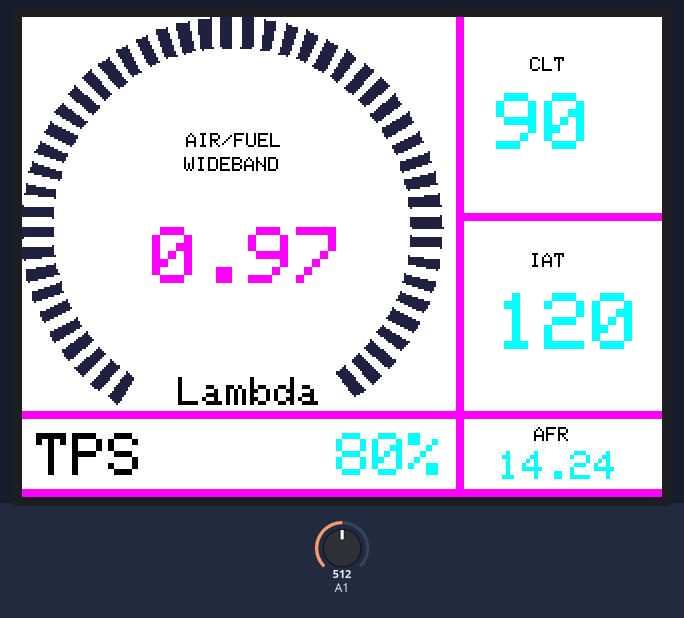
Simulated run of this sketch. Board: Arduino Uno, built with avr-gcc and run on an emulated ATmega328P. On the bench: 320×240 colour display. The test bench sets the inputs (shaded band); at power-on: A1 = 512. What the sketch prints to the serial monitor is not drawn.

Above: at 1.4 s.
1.5 s: A1 set to 490
At 3.3 s:
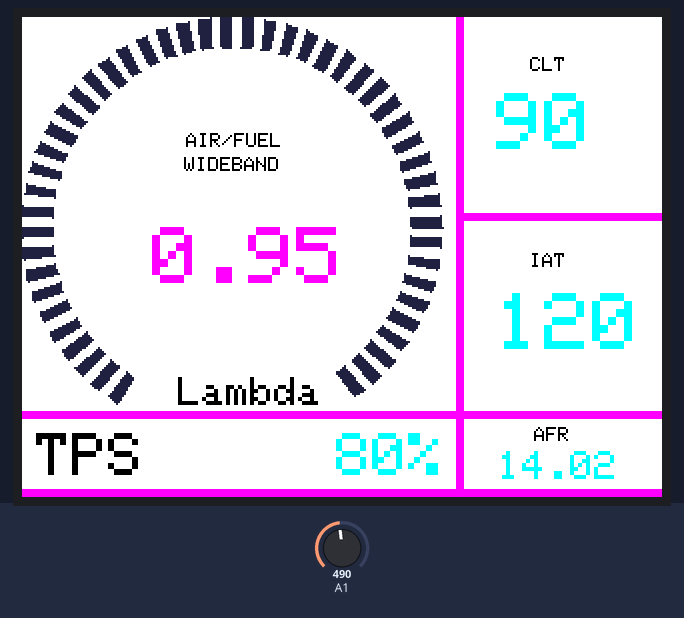
5.0 s: A1 set to 510
At 5.9 s:
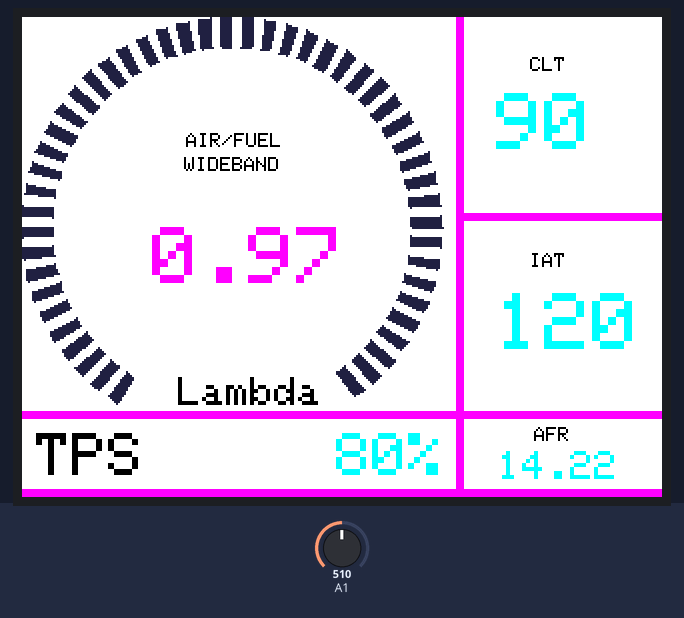
8.5 s: A1 set to 306
At 9.8 s:
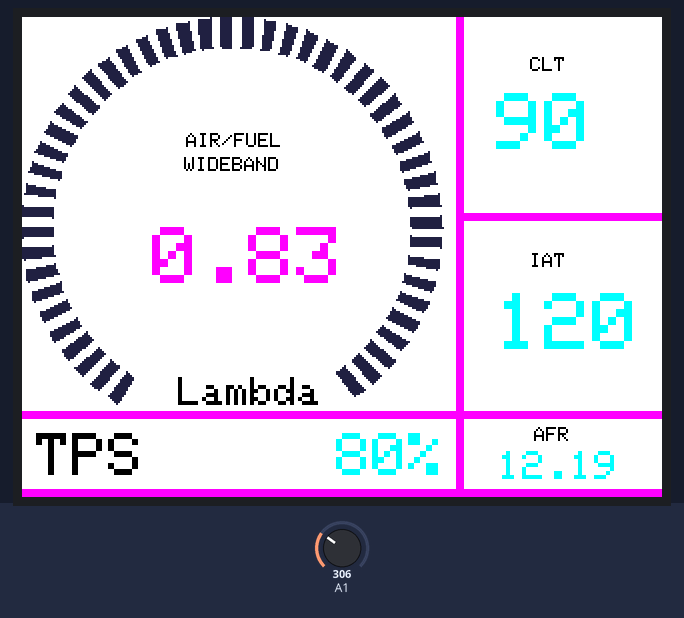
Timing chart, 0 to 11.5 s (numbered marks = the images above; inputs shaded):
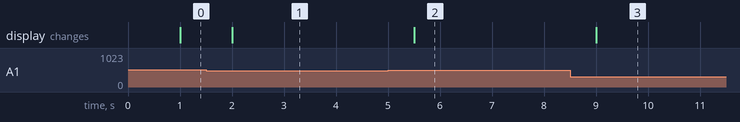

Measured:
- after the input at 1.5 s, the display: changes after 0.50 s (image 1)
- after the input at 5.0 s, the display: changes after 0.50 s (image 2)
- after the input at 8.5 s, the display: changes after 0.51 s (image 3)

The sketch:

FE4XYRTIT58ZZL6.ino
```cpp
 #include <SPFD5408_Adafruit_GFX.h>    // Core graphics Adafruit library
#include <SPFD5408_Adafruit_TFTLCD.h> // Hardware-specific library
#include <SPFD5408_TouchScreen.h>     // Touchscreen library

// *** Define Touchscreen Pin
#define YP A3
#define XM A2
#define YM 9
#define XP 8
// *** Define Value of Touchscreen input
#define TS_MINX 150
#define TS_MINY 120
#define TS_MAXX 920
#define TS_MAXY 940

TouchScreen ts = TouchScreen(XP, YP, XM, YM, 300);

// *** Define Pin of LCD used
#define LCD_CS A3
#define LCD_CD A2
#define LCD_WR A1
#define LCD_RD A0
#define LCD_RESET A4

// *** Define Name of Color
#define WHITE   0x0000
#define YELLOW  0x001F
#define CYAN    0xF800
#define MAGENTA 0x07E0
#define RED     0x07FF
#define GREEN   0xF81F
#define BLUE    0xFFE0
#define BLACK   0xFFFF
#define GREY    0x2108

Adafruit_TFTLCD tft(LCD_CS, LCD_CD, LCD_WR, LCD_RD, LCD_RESET);

#define SENSIBILITY 300
#define MINPRESSURE 10
#define MAXPRESSURE 1000

// Meter colour schemes
#define RED2RED 0
#define GREEN2GREEN 1
#define BLUE2BLUE 2
#define BLUE2RED 3
#define GREEN2RED 4
#define RED2GREEN 5

uint32_t runTime = -99999;       // time for next update
float reading = 0; // Value to be displayed
int d = 0; // Variable used for the sinewave test waveform
boolean alert = 0;
int8_t ramp = 1;
int tesmod =0;

void setup() {
  Serial.begin(9600);
  Serial.println("MSUltra DashBoard");

tft.reset(); //Reset LCD to begin

tft.begin(0x9341); //SDFP5408 Chipset ID on Library

tft.setRotation(1); // Set Rotation at 0 degress (default)
tft.fillScreen(BLACK); //Set Background Color with BLACK
    tft.setCursor (7,208);
    tft.setTextSize (3);
    tft.setTextColor (WHITE,BLACK);
    tft.print ("TPS");
    tft.setCursor (75,70);
    tft.setTextSize (1);
    tft.setTextColor (WHITE,BLACK);
    tft.print (" WIDEBAND");
    tft.setCursor (70,58);
    tft.setTextSize (1);
    tft.setTextColor (WHITE,BLACK);
    tft.print ("  AIR/FUEL");

    tft.setCursor (242,20);
    tft.setTextSize (1);
    tft.setTextColor (WHITE,BLACK);
    tft.print ("  CLT");

    tft.setCursor (242,118);//heat index fahrenheit
    tft.setTextSize (1);
    tft.setTextColor (WHITE,BLACK);
    tft.print ("  IAT");

    tft.setCursor (238,205);//heat index fahrenheit
    tft.setTextSize (1);
    tft.setTextColor (WHITE,BLACK);
    tft.print ("   AFR");

    tft.setCursor (265,220);//Small celcius text
    tft.setTextSize (1);
    tft.setTextColor (WHITE,BLACK);
    //tft.print ("    V");

//Design Interface (lines)
    tft.fillRect(0,197,320,4,GREEN);
    tft.fillRect(0,236,320,4,GREEN);
    tft.fillRect(217,0,4,240,GREEN);
    tft.fillRect(217,98,320,4,GREEN);

}

void loop() {
  TSPoint p = ts.getPoint();
  pinMode(XM, OUTPUT);
  digitalWrite(XM, LOW);
  pinMode(YP, OUTPUT);
  digitalWrite(YP, HIGH);
  pinMode(YM, OUTPUT);
  digitalWrite(YM, LOW);
  pinMode(XP, OUTPUT);
  digitalWrite(XP, HIGH);

  if (p.z > MINPRESSURE && p.z < MAXPRESSURE) {
    p.x = tft.width() - (map(p.x, TS_MINX, TS_MAXX, tft.width(), 0));
    p.y = tft.height() - (map(p.y, TS_MINY, TS_MAXY, tft.height(), 0));
    if (p.y > 200)
    {
      Serial.print("py: ");
      Serial.print(p.y);
      Serial.print(" px: ");
      Serial.print(p.x);
    }
  }

  float h = 80;
  float f = 90;
  // Compute heat index in Fahrenheit (the default)
  float hif = 120;
  // Compute heat index in Celsius (isFahreheit = false)
  float volt = analogRead(A1)*0.0048;
  float t = (0.1413*volt) + 0.6217;
  float hic = (0.1413*volt + 0.6217)*14.7;

if (millis() - runTime >= 500) { // Execute every 500ms
    runTime = millis();
    if(tesmod==0){reading= 5; }
    if(tesmod==1){reading = t;}

    int xpos = 0, ypos = 5, gap = 4, radius = 52;
    // Draw a large meter
    xpos = 320/2 - 160, ypos = 0, gap = 100, radius = 105;
    ringMeter(reading,0.5, 1.5, xpos,ypos,radius," Lambda",GREEN2RED); // Draw analogue meter

  if(h>0){  //TPS %
    tft.setCursor (157,208);
    tft.setTextSize (3);
    tft.setTextColor (RED,BLACK);
    tft.print (h,0); tft.print ('%');
    tesmod=1;
  }
  if(f>0){  //IAT
    tft.setCursor (237,38);
    tft.setTextSize (4);
    tft.setTextColor (RED,BLACK);
    tft.print (f,0);
    tesmod=1;
  }
  if(hif>0){  //CLT
    tft.setCursor (237,138);
    tft.setTextSize (4);
    tft.setTextColor (RED,BLACK);
    tft.print (hif,0);
    tesmod=1;
  }
  if(hic>0){  //AFR
    tft.setCursor (238,217);
    tft.setTextSize (2);
    tft.setTextColor (RED,BLACK);
    tft.print (hic);
    tesmod=1;
  }
  }
}


// #########################################################################
//  Draw the meter on the screen, returns x coord of righthand side
// #########################################################################
int ringMeter(float value, float vmin, float vmax, int x, int y, int r, char *units, byte scheme)
{
  // Minimum value of r is about 52 before value text intrudes on ring
  // drawing the text first is an option

  x += r; y += r;   // Calculate coords of centre of ring
  int w = r / 7;    // Width of outer ring is 1/4 of radius
  int angle = 150;  // Half the sweep angle of meter (300 degrees)
  int v = map(value, vmin, vmax, -angle, angle); // Map the value to an angle v
  byte seg = 3; // Segments are 3 degrees wide = 100 segments for 300 degrees
  byte inc = 6; // Draw segments every 3 degrees, increase to 6 for segmented ring
  // Variable to save "value" text colour from scheme and set default
  int colour = GREEN;

  // Draw colour blocks every inc degrees
  for (int i = -angle+inc/2; i < angle-inc/2; i += inc) {
    // Calculate pair of coordinates for segment start
    float sx = cos((i - 90) * 0.0174532925);
    float sy = sin((i - 90) * 0.0174532925);
    uint16_t x0 = sx * (r - w) + x;
    uint16_t y0 = sy * (r - w) + y;
    uint16_t x1 = sx * r + x;
    uint16_t y1 = sy * r + y;

    // Calculate pair of coordinates for segment end
    float sx2 = cos((i + seg - 90) * 0.0174532925);
    float sy2 = sin((i + seg - 90) * 0.0174532925);
    int x2 = sx2 * (r - w) + x;
    int y2 = sy2 * (r - w) + y;
    int x3 = sx2 * r + x;
    int y3 = sy2 * r + y;

    if (i < v) { // Fill in coloured segments with 2 triangles
      switch (scheme) {
        case 0: colour = GREEN; break; // Fixed colour
        case 1: colour = BLUE; break; // Fixed colour
        case 2: colour = RED; break; // Fixed colour
        case 3: colour = rainbow(map(i, -angle, angle, 8, 20)); break; // Full spectrum blue to red
        case 4: colour = rainbow(map(i, -angle, angle, 14, 20)); break; // Green to red (high temperature etc)
        case 5: colour = rainbow(map(i, -angle, angle, 20, 10)); break; // Red to green (low battery etc)
        default: colour = RED; break; // Fixed colour
      }
      tft.fillTriangle(x0, y0, x1, y1, x2, y2, colour);
      tft.fillTriangle(x1, y1, x2, y2, x3, y3, colour);
      //text_colour = colour; // Save the last colour drawn
    }
    else // Fill in blank segments
    {
      tft.fillTriangle(x0, y0, x1, y1, x2, y2, GREY);
      tft.fillTriangle(x1, y1, x2, y2, x3, y3, GREY);
    }
  }
  // Convert value to a string
  char buf[10];
  byte len = 2; if (value > 999) len = 4;
  dtostrf(value, len, 0, buf);
  buf[len] = ' '; buf[len] = 0; // Add blanking space and terminator, helps to centre text too!
  // Set the text colour to default
  tft.setTextSize(1);

  if(value>9){
  tft.setTextColor(colour,BLACK);
  tft.setCursor(x-40,y);tft.setTextSize(4);
  tft.print(value,2);}
  if(value<10){
  tft.setTextColor(colour,BLACK);
  tft.setCursor(x-40,y);tft.setTextSize(4);
  tft.print(value,2);}

  tft.setTextColor(WHITE,BLACK);

  tft.setCursor(x-39,y+75);tft.setTextSize(2);
  tft.print(units); // Units display

  // Calculate and return right hand side x coordinate
  return x + r;
}

// #########################################################################
// Return a 16 bit rainbow colour
// #########################################################################
unsigned int rainbow(byte value)
{
  // Value is expected to be in range 0-127
  // The value is converted to a spectrum colour from 0 = blue through to 127 = red

  byte red = 0; // Red is the top 5 bits of a 16 bit colour value
  byte green = 0;// Green is the middle 6 bits
  byte blue = 0; // Blue is the bottom 5 bits
  byte quadrant = value / 32;

  if (quadrant == 0) {
    blue = 31;
    green = 2 * (value % 32);
    red = 0;
  }
  if (quadrant == 1) {
    blue = 31 - (value % 32);
    green = 63;
    red = 0;
  }
  if (quadrant == 2) {
    blue = 0;
    green = 63;
    red = value % 32;
  }
  if (quadrant == 3) {
    blue = 0;
    green = 63 - 2 * (value % 32);
    red = 31;
  }
  return (red << 11) + (green << 5) + blue;
}

// #########################################################################
// Return a value in range -1 to +1 for a given phase angle in degrees
// #########################################################################
float sineWave(int phase) {
  return sin(phase * 0.0174532925);
}
```
